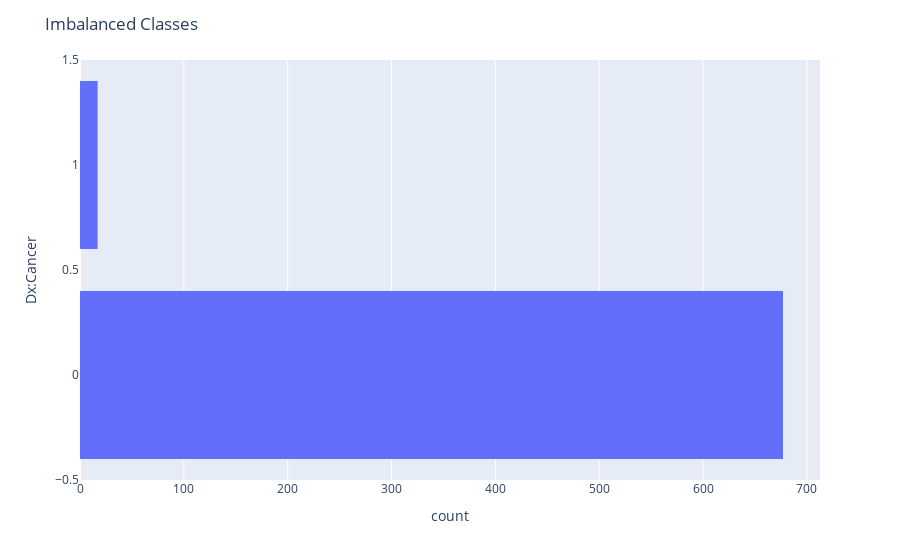

Notebook code cell kept with this figure:
### Code cell
dx_cancer = px.histogram(risk_factor_df, y="Dx:Cancer")
dx_cancer.update_layout(bargap=0.2)
dx_cancer.update_layout(title = "Imbalanced Classes")
dx_cancer.show()

### Figure 1 — Plotly figure (JSON) as saved in the notebook; plotly's stock layout.template omitted (floating-point values rounded to 4 significant figures; data arrays with more than 128 entries replaced by an {"elided": "..."} marker saying what was removed)
{"data": [{"alignmentgroup": "True", "bingroup": "y", "hovertemplate": "count=%{x}<br>Dx:Cancer=%{y}<extra></extra>", "legendgroup": "", "marker": {"color": "#636efa", "pattern": {"shape": ""}}, "name": "", "offsetgroup": "", "orientation": "h", "showlegend": false, "type": "histogram", "xaxis": "x", "y": {"elided": "694 int values"}, "yaxis": "y"}], "layout": {"bargap": 0.2, "barmode": "relative", "legend": {"tracegroupgap": 0}, "margin": {"t": 60}, "title": {"text": "Imbalanced Classes"}, "xaxis": {"anchor": "y", "domain": [0, 1], "title": {"text": "count"}}, "yaxis": {"anchor": "x", "domain": [0, 1], "title": {"text": "Dx:Cancer"}}}}
